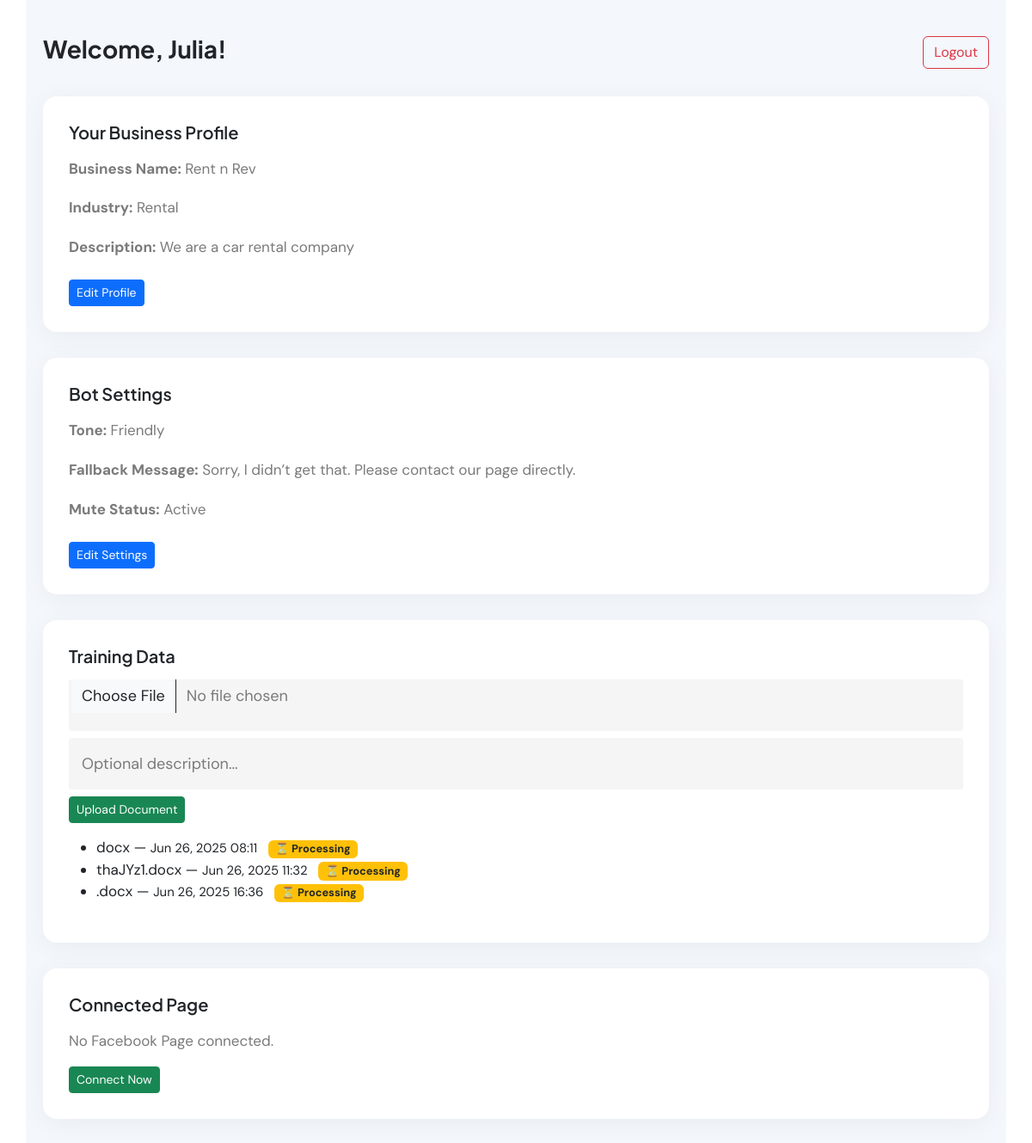
The app's page /dashboard/ (signed in) with its own data.
### myApp/models.py (models this page shows, shortened)
class BusinessProfile(models.Model):
    user = models.OneToOneField(User, on_delete=models.CASCADE)
    business_name = models.CharField(max_length=255)
    description = models.TextField(blank=True)
    industry = models.CharField(max_length=100, choices=[
        ("Rental", "Rental"),
        ("Ecommerce", "Ecommerce"),
        ("Healthcare", "Healthcare"),
        ("Other", "Other"),
    ])
    created_at = models.DateTimeField(auto_now_add=True)

class BotSettings(models.Model):
    business = models.OneToOneField(BusinessProfile, on_delete=models.CASCADE)
    tone = models.CharField(max_length=50, choices=[
        ("formal", "Formal"),
        ("friendly", "Friendly"),
        ("taglish", "Taglish"),
    ], default="friendly")
    fallback_message = models.CharField(
        max_length=255,
        default="Sorry, I didn’t get that. Please contact our page directly."
    )
    is_muted = models.BooleanField(default=False)

class TrainingData(models.Model):
    business = models.ForeignKey('BusinessProfile', on_delete=models.CASCADE)
    file = models.FileField(upload_to='training_files/')
    description = models.TextField(blank=True)
    text_content = models.TextField(blank=True)  # ✅ Full extracted raw text
    summary_prompt = models.TextField(blank=True)  # ✅ Summarized prompt for AI reply
    is_processed = models.BooleanField(default=False)
    uploaded_at = models.DateTimeField(auto_now_add=True)

### myApp/views.py (the view, shortened to what this page needs)
# urls.py: path('dashboard/', views.dashboard_view, name='dashboard'),
@login_required
def dashboard_view(request):
    business = BusinessProfile.objects.filter(user=request.user).first()
    if not business:
        return redirect('signup')  # Fallback if no profile found
    settings = BotSettings.objects.filter(business=business).first()
    page = ConnectedPage.objects.filter(business=business).first()
    training_docs = TrainingData.objects.filter(business=business)
    return render(request, 'myApp/dashboard.html', {
        'business': business,
        'settings': settings,
        'page': page,
        'training_docs': training_docs,
    })

### myApp/templates/myApp/dashboard.html (shortened to what this page needs)
{% extends 'myApp/base.html' %}
{% load static %}
{% block content %}
<div class="dashboard-wrapper container">
    <div class="dashboard-header">
        <h2>Welcome, {{ request.user.first_name }}!</h2>
        <a href="{% url 'logout' %}" class="btn btn-outline-danger">Logout</a>
    </div>
    <div class="dashboard-card">
        <h5>Your Business Profile</h5>
        <p><strong>Business Name:</strong> {{ business.business_name }}</p>
        <p><strong>Industry:</strong> {{ business.industry }}</p>
        <p><strong>Description:</strong> {{ business.description|default:'No description yet.' }}</p>
        <a href="#" class="btn btn-sm btn-primary mt-2" data-bs-toggle="modal" data-bs-target="#editProfileModal">
            Edit Profile
        </a>
    </div>
    <div class="dashboard-card">
        <h5>Bot Settings</h5>
        <p><strong>Tone:</strong> {{ settings.tone|capfirst }}</p>
        <p><strong>Fallback Message:</strong> {{ settings.fallback_message }}</p>
        <p><strong>Mute Status:</strong> {{ settings.is_muted|yesno:"Muted,Active" }}</p>
        <a href="#" class="btn btn-sm btn-primary mt-2">Edit Settings</a>
    </div>
    <div class="dashboard-card">
        <h5>Training Data</h5>
        <form method="post" enctype="multipart/form-data">
            <div class="mb-2">
                <input type="file" name="training_file" required class="form-control">
            </div>
            <input type="text" name="file_description" placeholder="Optional description..." class="form-control mb-2">
            <button class="btn btn-sm btn-success" type="submit" name="upload_training">Upload Document</button>
        </form>
        <ul class="mt-3">
            {% for doc in training_docs %}
              <li>
                {{ doc.file.name|slice:"25:" }} —
                <small>{{ doc.uploaded_at|date:"M d, Y H:i" }}</small>
                {% if doc.is_processed %}
                  <span class="badge bg-success ms-2">✅ Processed</span>
                {% else %}
                  <span class="badge bg-warning text-dark ms-2">⏳ Processing</span>
                {% endif %}
              </li>
            {% empty %}
              <li>No training documents uploaded yet.</li>
            {% endfor %}
          </ul>
    </div>
    <div class="dashboard-card">
        <h5>Connected Page</h5>
        {% if page %}
            <p><strong>Page Name:</strong> {{ page.page_name }}</p>
            <p><strong>Status:</strong> {{ page.is_active|yesno:"Active,Disconnected" }}</p>
            <a href="#" class="btn btn-sm btn-warning mt-2">Reconnect</a>
        {% else %}
            <p>No Facebook Page connected.</p>
            <a href="#" class="btn btn-sm btn-success">Connect Now</a>
        {% endif %}
    </div>
</div>
{% endblock %}

### myApp/templates/myApp/base.html (shortened to what this page needs)
{% load static %}
<!DOCTYPE html>
<html lang="zxx">
<head>
    <link rel="stylesheet" href="{% static 'assets/css/bootstrap.min.css' %}">
    <link rel="stylesheet" href="{% static 'assets/css/aos.css' %}">
    <link rel="stylesheet" href="{% static 'assets/css/boxicons.min.css' %}">
    <link rel="stylesheet" href="{% static 'assets/css/owl.carousel.min.css' %}">
    <link rel="stylesheet" href="{% static 'assets/css/magnific-popup.min.css' %}">
    <link rel="stylesheet" href="{% static 'assets/css/nice-select.min.css' %}">
    <link rel="stylesheet" href="{% static 'assets/css/flaticon.css' %}">
    <link rel="stylesheet" href="{% static 'assets/css/header.css' %}">
    <link rel="stylesheet" href="{% static 'assets/css/style.css' %}">
    <link rel="stylesheet" href="{% static 'assets/css/responsive.css' %}">
</head>
<body>
    {% block content %}{% endblock %}
</body>
</html>

### myApp/templates/myApp/dashboard.html (style rules this page uses)
.dashboard-wrapper { padding: 40px 20px; background: #f4f7fb; min-height: 100vh; }
.dashboard-card { background: #fff; border-radius: 16px; box-shadow: 0 5px 30px rgba(0,0,0,0.05); padding: 30px; margin-bottom: 30px; }
.dashboard-card h5 { font-weight: 600; margin-bottom: 15px; }
.dashboard-header { display: flex; flex-wrap: wrap; justify-content: space-between; align-items: center; margin-bottom: 30px; }
.dashboard-header h2 { font-weight: 700; font-size: 28px; }

### records on screen
BusinessProfile: business_name "Rent n Rev", industry "Rental", description "We are a car rental company"
BotSettings: tone "Friendly", fallback_message "Sorry, I didn’t get that. Please contact our page directly.", is_muted "Active"
TrainingData: file.name "docx", uploaded_at "Jun 26, 2025 08:11", is_processed "⏳ Processing"
TrainingData: file.name "thaJYz1.docx", uploaded_at "Jun 26, 2025 11:32", is_processed "⏳ Processing"
TrainingData: file.name ".docx", uploaded_at "Jun 26, 2025 16:36", is_processed "⏳ Processing"

### other values on screen
{{ request.user.first_name }} "Julia"
